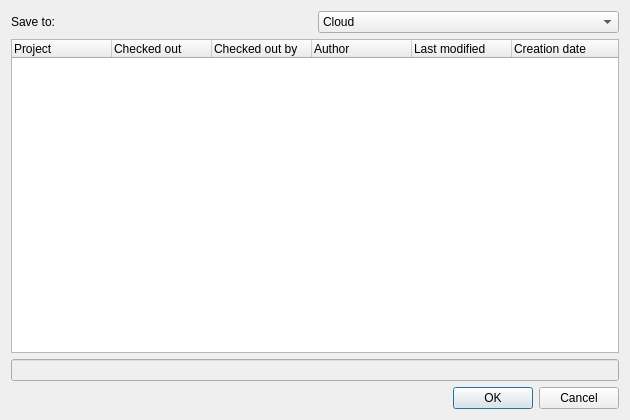
<?xml version="1.0" encoding="UTF-8"?>
<ui version="4.0">
 <class>Dialog</class>
 <widget class="QDialog" name="Dialog">
  <property name="geometry">
   <rect>
    <x>0</x>
    <y>0</y>
    <width>630</width>
    <height>420</height>
   </rect>
  </property>
  <property name="windowTitle">
   <string>Dialog</string>
  </property>
  <layout class="QVBoxLayout" name="verticalLayout">
   <item>
    <layout class="QHBoxLayout" name="horizontalLayout">
     <item>
      <widget class="QLabel" name="laSaveTo">
       <property name="text">
        <string>Save to:</string>
       </property>
      </widget>
     </item>
     <item>
      <widget class="QComboBox" name="cbSaveTo">
       <item>
        <property name="text">
         <string>Cloud</string>
        </property>
       </item>
       <item>
        <property name="text">
         <string>Local file system</string>
        </property>
       </item>
      </widget>
     </item>
    </layout>
   </item>
   <item>
    <widget class="QStackedWidget" name="swSaveTo">
     <widget class="QWidget" name="wCloud">
      <layout class="QVBoxLayout" name="verticalLayout_2">
       <property name="margin">
        <number>0</number>
       </property>
       <item>
        <widget class="QTreeWidget" name="twProjects">
         <column>
          <property name="text">
           <string>Project</string>
          </property>
         </column>
         <column>
          <property name="text">
           <string>Checked out</string>
          </property>
         </column>
         <column>
          <property name="text">
           <string>Checked out by</string>
          </property>
         </column>
         <column>
          <property name="text">
           <string>Author</string>
          </property>
         </column>
         <column>
          <property name="text">
           <string>Last modified</string>
          </property>
         </column>
         <column>
          <property name="text">
           <string>Creation date</string>
          </property>
         </column>
        </widget>
       </item>
      </layout>
     </widget>
     <widget class="QWidget" name="wLocal">
      <layout class="QVBoxLayout" name="verticalLayout_3">
       <property name="margin">
        <number>0</number>
       </property>
       <item>
        <widget class="QTreeView" name="twLocal"/>
       </item>
      </layout>
     </widget>
     <widget class="QWidget" name="wWait">
      <layout class="QVBoxLayout" name="verticalLayout_4">
       <property name="margin">
        <number>0</number>
       </property>
       <item>
        <widget class="QLabel" name="laWait">
         <property name="text">
          <string/>
         </property>
        </widget>
       </item>
      </layout>
     </widget>
    </widget>
   </item>
   <item>
    <widget class="QLineEdit" name="leFilename">
     <property name="enabled">
      <bool>false</bool>
     </property>
    </widget>
   </item>
   <item>
    <widget class="QDialogButtonBox" name="buttonBox">
     <property name="orientation">
      <enum>Qt::Horizontal</enum>
     </property>
     <property name="standardButtons">
      <set>QDialogButtonBox::Cancel|QDialogButtonBox::Ok</set>
     </property>
    </widget>
   </item>
  </layout>
 </widget>
 <resources/>
 <connections>
  <connection>
   <sender>buttonBox</sender>
   <signal>rejected()</signal>
   <receiver>Dialog</receiver>
   <slot>reject()</slot>
   <hints>
    <hint type="sourcelabel">
     <x>316</x>
     <y>260</y>
    </hint>
    <hint type="destinationlabel">
     <x>286</x>
     <y>274</y>
    </hint>
   </hints>
  </connection>
 </connections>
</ui>
